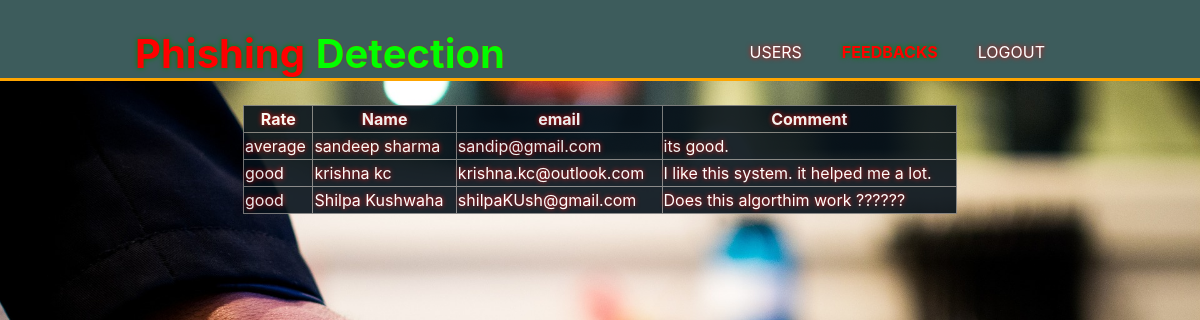
Screenshot of /feedbacks.php (signed in) with the database file from the repository.
### tables this page shows
CREATE TABLE `user_feedback` (
  `fid` int(11) NOT NULL,
  `rate` varchar(10) NOT NULL,
  `name` varchar(20) NOT NULL,
  `email` varchar(30) NOT NULL,
  `comment` text NOT NULL
);

### feedbacks.php (the view, shortened to what this page needs)
<!DOCTYPE html>
<html>
<head>
	<link rel="stylesheet" type="text/css" href="./css/bootstrap.min.css">
	<link rel="stylesheet" type="text/css" href="./js/bootstrap.min.js">
	<link rel="stylesheet" type="text/css" href="./js/jquery-3.3.1.min.js">
	<link rel="stylesheet" type="text/css" href="./css/styles.css">
	<link rel="stylesheet" type="text/css" href="./css/styles2.css">
</head>
<body id="show">
	<header>
		<div class="container">
			<div id="logo">
				<h1><span class="highlight">Phishing</span> <span class="second">Detection</span></h1>
			</div>
			<nav>
				<ul>
					<li><a href="admin.php">users</a></li>
					<li class="current"><a href="feedbacks.php">feedbacks</a></li>
					<li><a href="main.php">logout</a></li>
				</ul>
			</nav>
		</div>
	</header>
	<section>
		<div class="container">
			<?php
			$db=mysqli_connect('localhost','root','','project2');
			$sql="SELECT * FROM user_feedback";
			$records=mysqli_query($db,$sql);
			?>
			<div class="container middle">
				<br>
				<div id="formt" align="center">
					<table width="550" border="1" cellpadding="1" cellspacing="1" id="registration" style="margin-bottom: 20px;">
						<tr>
							<th>Rate</th>
							<th>Name</th>
							<th>email</th>
							<th>Comment</th>
						</tr>
						<?php
						while($user_feedback= mysqli_fetch_assoc($records)){
							echo "<tr>";
							echo "<td>".$user_feedback['rate']."</td>";
							echo "<td>".$user_feedback['name']."</td>";
							echo "<td>".$user_feedback['email']."</td>";
							echo "<td>".$user_feedback['comment']."</td>";
							echo "</tr>";
						}
						?>
					</table>
				</div>
			</div>
		</div>
	</section>
</body>
</html>

### css/styles.css (style rules this page uses)
body { font: 15px,1.5 Arial, Helvetica, Times New Roman; padding: 0; margin: 0 auto; width: 94%; background-color: white; }
.container { width: 80%; margin: auto; overflow: hidden; }
ul { margin: 0; padding: 0; }
header { background: #3d5c5c; color: white; padding-top: 30px; min-height: 70px; border-bottom: orange 3px solid; }
header a { color: white; text-decoration: none; text-transform: uppercase; font-size: 16px; }
header li { float: left; display: inline; padding: 0 20px 0 20px; }
header #logo { float: left; }
header #logo h1 { margin: 0; }
header nav { float: right; margin-top: 10px; }
header .highlight, header .current a { color: red; font-weight: bold; text-shadow: 0 0 5px green; text-decoration: none; }
header .second { color: #00ff00; font-weight: bold; text-shadow: 0 0 1px red; }

### css/styles2.css (style rules this page uses)
th { text-align: center; }
#registration { padding: 28px 0px; width: 100%; height: 100%; background-color: #051019; opacity: 0.9; }
#show { background:url('img/mixing-desk-351478_1920.jpg') no-repeat; margin: 0 auto; width: 100%; height: 100%; background-size: cover; text-align: center; color: white; text-shadow: 0 0 5px #FF0000; }

### rows the page displays
user_feedback: rate "average", name "sandeep sharma", email "sandip@gmail.com", comment "its good."
user_feedback: rate "good", name "krishna kc", email "krishna.kc@outlook.com", comment "I like this system. it helped me a lot."
user_feedback: rate "good", name "Shilpa Kushwaha", email "shilpaKUsh@gmail.com", comment "Does this algorthim work ??????"
